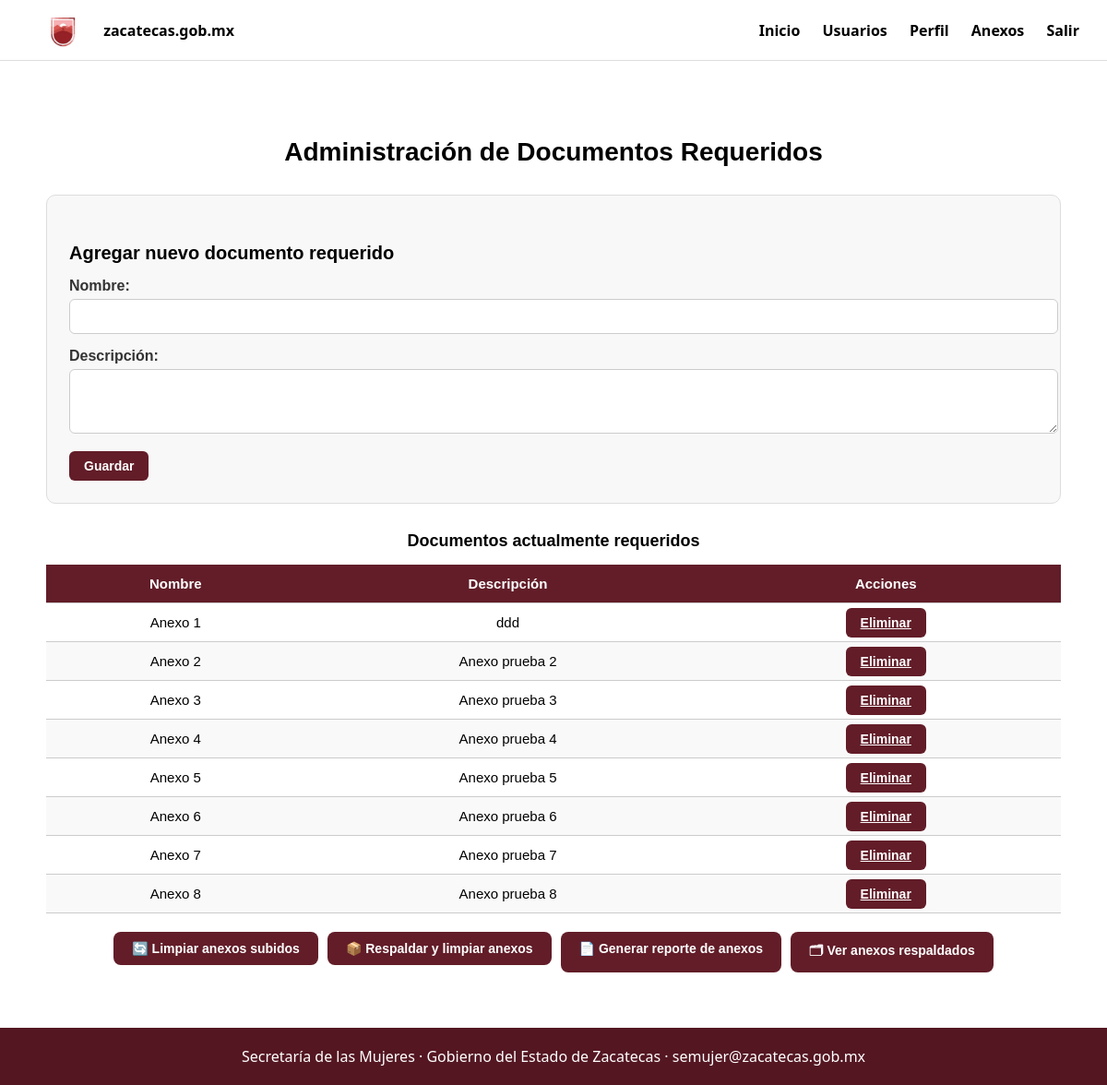
The app's page /admin_anexos/ (signed in) with its own data.
### core/models.py (models this page shows, shortened)
class AnexoRequerido(models.Model):
    nombre = models.CharField(max_length=100, unique=True)
    descripcion = models.TextField(blank=True)
    obligatorio = models.BooleanField(default=True)

### core/views.py (the view)
# urls.py: path('admin_anexos/', views.admin_anexos, name='admin_anexos'),
@user_passes_test(es_admin)
def admin_anexos(request):
    anexos = AnexoRequerido.objects.all().order_by('nombre')
    if request.method == 'POST':
        form = AnexoForm(request.POST)
        if form.is_valid():
            form.save()
            sincronizar_documentos_por_usuario()  # ⬅️ importante
            return redirect('admin_anexos')
    else:
        form = AnexoForm()
    return render(request, 'core/admin_anexos.html', {
        'anexos': anexos,
        'form': form,
    })

### core/forms.py
class AnexoForm(forms.ModelForm):
    class Meta:
        model = AnexoRequerido
        fields = ['nombre', 'descripcion', 'obligatorio']
        widgets = {
            'nombre': forms.TextInput(attrs={'class': 'form-control'}),
            'descripcion': forms.Textarea(attrs={'class': 'form-control', 'rows': 3}),
            'obligatorio': forms.CheckboxInput(attrs={'class': 'form-check-input'}),
        }

### core/views.py (called while the page is built)
def es_admin(user):
    return user.is_authenticated and user.rol == 'admin'

### core/templates/core/admin_anexos.html (shortened to what this page needs)
{% extends 'core/base_admin.html' %}
{% load static %}
{% block extra_css %}
<link rel="stylesheet" href="{% static 'core/css/admin_anexos.css' %}">
{% endblock %}
{% block content %}
<div class="contenedor-principal">
    <h2 class="titulo-seccion titulo-centrado">Administración de Documentos Requeridos</h2>
    <div class="tarjeta-formulario">
        <h4>Agregar nuevo documento requerido</h4>
        <form method="post" class="formulario-anexo">
            <div class="form-group">
                <label for="id_nombre">Nombre:</label>
                {{ form.nombre }}
            </div>
            <div class="form-group">
                <label for="id_descripcion">Descripción:</label>
                {{ form.descripcion }}
            </div>
            <button type="submit" class="btn btn-success">Guardar</button>
        </form>
    </div>
    <div class="tabla-anexos mt-4">
        <h4>Documentos actualmente requeridos</h4>
        {% if anexos %}
        <table class="tabla-estilo">
            <thead>
                <tr>
                    <th>Nombre</th>
                    <th>Descripción</th>
                    <th>Acciones</th>
                </tr>
            </thead>
            <tbody>
                {% for anexo in anexos %}
                <tr>
                    <td>{{ anexo.nombre }}</td>
                    <td>{{ anexo.descripcion|default:"—" }}</td>
                    <td>
                        <a href="{% url 'eliminar_anexo' anexo.id %}" class="btn btn-danger btn-sm"
                           onclick="return confirm('¿Estás seguro de eliminar este documento requerido?');">
                            Eliminar
                        </a>
                    </td>
                </tr>
                {% endfor %}
            </tbody>
        </table>
        {% else %}
        <p>No hay documentos registrados aún.</p>
        {% endif %}
    </div>
    <div class="contenedor-botones" style="display: flex; justify-content: center; gap: 10px; margin-top: 20px; flex-wrap: wrap;">
        <form method="post" action="{% url 'limpiar_anexos' %}">
            <button type="submit" class="btn btn-warning btn-sm"
                onclick="return confirm('¿Seguro que deseas limpiar todos los archivos subidos por las entidades?');"
                style="background-color: #621d28; border-color: #621d28; padding: 10px 20px; color: white; border-radius: 8px;">
                🔄 Limpiar anexos subidos
            </button>
        </form>
        <form method="post" action="{% url 'respaldar_limpiar_anexos' %}">
            <button type="submit" class="btn btn-danger btn-sm"
                onclick="return confirm('¿Seguro que deseas respaldar y limpiar los archivos subidos?');"
                style="background-color: #621d28; border-color: #621d28; padding: 10px 20px; color: white; border-radius: 8px;">
                📦 Respaldar y limpiar anexos
            </button>
        </form>
        <a href="{% url 'reporte_anexos_pdf' %}" class="btn btn-secondary btn-sm"
           style="background-color: #621d28; border-color: #621d28; padding: 10px 20px; color: white; border-radius: 8px; text-decoration: none;">
            📄 Generar reporte de anexos
        </a>
        <a href="{% url 'vista_respaldo_anexos' %}" class="btn btn-info btn-sm"
           style="background-color: #621d28; border-color: #621d28; padding: 10px 20px; color: white; border-radius: 8px; text-decoration: none;">
            🗂 Ver anexos respaldados
        </a>
    </div>
</div>
{% endblock %}

### core/static/core/css/base_admin.css (style rules this page uses)
body { margin: 0; font-family: 'Segoe UI', sans-serif; background-color: white; }
html, body { height: 100%; margin: 0; padding: 0; }

### core/static/core/css/admin_anexos.css (style rules this page uses)
.contenedor-principal { max-width: 1100px; margin: 40px auto; padding: 20px; font-family: "Helvetica", sans-serif; color: #000000; }
.titulo-centrado { text-align: center; }
.titulo-seccion { font-size: 28px; color: #000000; font-weight: bold; margin-bottom: 30px; }
.tarjeta-formulario { background-color: #f8f8f8; border: 1px solid #ddd; border-radius: 10px; padding: 24px; margin-bottom: 30px; }
.tarjeta-formulario h4 { font-size: 20px; font-weight: bold; margin-bottom: 15px; }
.formulario-anexo .form-group { margin-bottom: 15px; }
.formulario-anexo label { font-weight: bold; display: block; margin-bottom: 5px; color: #333; }
.formulario-anexo input, .formulario-anexo textarea { width: 100%; padding: 10px; font-size: 14px; border-radius: 6px; border: 1px solid #ccc; }
.tabla-anexos h4 { font-size: 18px; margin-bottom: 15px; color: #000000; text-align: center; }
.tabla-estilo { width: 100%; border-collapse: collapse; font-size: 15px; }
.tabla-estilo th, .tabla-estilo td { padding: 12px 15px; text-align: center; border-bottom: 1px solid #ccc; }
.tabla-estilo th { background-color: #621d28;; color: #fff; font-weight: bold; }
.tabla-estilo tr:nth-child(even) { background-color: #f9f9f9; }
.btn { padding: 8px 16px; border: none; border-radius: 6px; font-size: 14px; font-weight: bold; cursor: pointer; transition: background-color 0.3s ease; }
.btn-success { background-color: #621d28; color: white; }
.btn-danger { background-color: #621d28;; color: white; }

### records on screen
AnexoRequerido: nombre "Anexo 1", descripcion "ddd"
AnexoRequerido: nombre "Anexo 2", descripcion "Anexo prueba 2"
AnexoRequerido: nombre "Anexo 3", descripcion "Anexo prueba 3"
AnexoRequerido: nombre "Anexo 4", descripcion "Anexo prueba 4"
AnexoRequerido: nombre "Anexo 5", descripcion "Anexo prueba 5"
AnexoRequerido: nombre "Anexo 6", descripcion "Anexo prueba 6"
AnexoRequerido: nombre "Anexo 7", descripcion "Anexo prueba 7"
AnexoRequerido: nombre "Anexo 8", descripcion "Anexo prueba 8"
